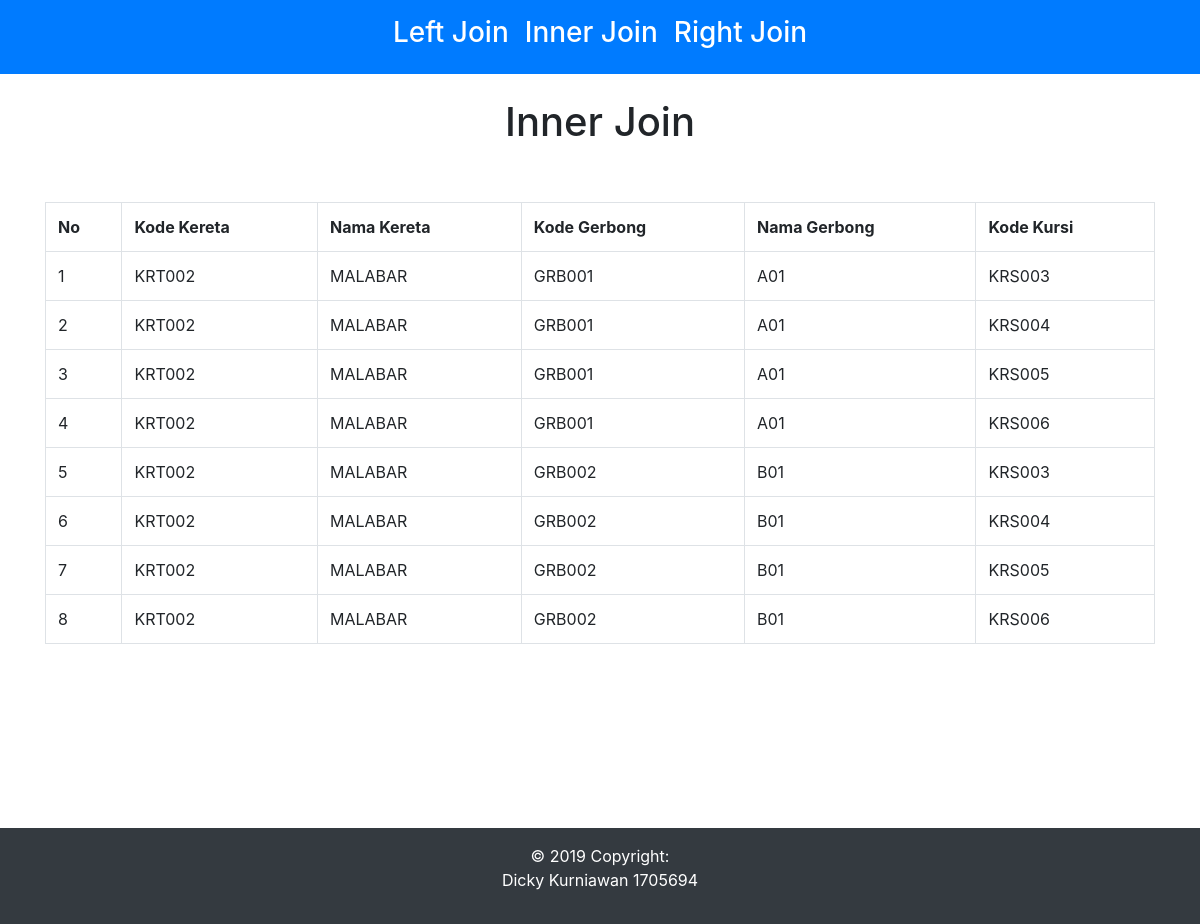
The page / on the database its author committed.
### tables this page shows
CREATE TABLE `kursi`  (
  `id_kursi` int(11) NOT NULL AUTO_INCREMENT,
  `kd_kursi` varchar(10) NULL DEFAULT NULL,
  `kd_gerbong` varchar(10) NULL DEFAULT NULL,
  `kd_kereta` varchar(10) NULL DEFAULT NULL,
  PRIMARY KEY (`id_kursi`) USING BTREE,
  INDEX `fk_kgerbong`(`kd_gerbong`) USING BTREE,
  INDEX `fk_kkereta`(`kd_kereta`) USING BTREE,
  CONSTRAINT `fk_kgerbong` FOREIGN KEY (`kd_gerbong`) REFERENCES `gerbong` (`kd_gerbong`) ON DELETE CASCADE ON UPDATE CASCADE,
  CONSTRAINT `fk_kkereta` FOREIGN KEY (`kd_kereta`) REFERENCES `lokomotif` (`kd_kereta`) ON DELETE CASCADE ON UPDATE CASCADE
);

CREATE TABLE `lokomotif`  (
  `id_kereta` int(11) NOT NULL AUTO_INCREMENT,
  `kd_kereta` varchar(10) NULL DEFAULT NULL,
  `nama_kereta` varchar(50) NULL DEFAULT NULL,
  PRIMARY KEY (`id_kereta`) USING BTREE,
  INDEX `kd_kereta`(`kd_kereta`) USING BTREE
);

CREATE TABLE `gerbong`  (
  `id_gerbong` int(11) NOT NULL AUTO_INCREMENT,
  `kd_gerbong` varchar(10) NULL DEFAULT NULL,
  `kd_kereta` varchar(10) NULL DEFAULT NULL,
  `nama_gerbong` varchar(50) NULL DEFAULT NULL,
  PRIMARY KEY (`id_gerbong`) USING BTREE,
  INDEX `kd_gerbong`(`kd_gerbong`) USING BTREE,
  INDEX `fk_gerbong`(`kd_kereta`) USING BTREE,
  CONSTRAINT `fk_gerbong` FOREIGN KEY (`kd_kereta`) REFERENCES `lokomotif` (`kd_kereta`) ON DELETE CASCADE ON UPDATE CASCADE
);

### application/controllers/Controller.php (called while the page is built, shortened)
<?php
class Controller extends CI_Controller {
	function __construct()
	{
		$this->load->model('data');
	}
	public function index()
	{
		$data['lokomotif'] = $this->Data->inner_join()->result();
		$this->load->view('Home/Header');
		$this->load->view('Home/Index', $data);
		$this->load->view('Home/Footer');
	}
}

### index.php (called while the page is built, shortened)
<?php
require_once BASEPATH.'core/CodeIgniter.php';

### application/models/Data.php (called while the page is built, shortened)
<?php
class Data extends CI_Model{
function inner_join()
{
  $this->db->select("l.kd_kereta, l.nama_kereta, g.kd_gerbong, g.nama_gerbong,  k.kd_kursi");
  $this->db->from("lokomotif l");
  $this->db->join('gerbong g', 'g.kd_kereta = l.kd_kereta', 'inner');
  $this->db->join('kursi k', 'k.kd_kereta = l.kd_kereta', 'inner');
  $hasil = $this->db->get();
  return $hasil;
}
}

### application/views/Home/Index.php (the view)
<div class="container">
  <br>
  <center><h1>Inner Join</h1></center>
        <div class="row">
          <div class="col-12 mt-5">
            <table class="table table-bordered">
              <tr>
                  <th>No</th>
                  <th>Kode Kereta</th>
                  <th>Nama Kereta</th>
                  <th>Kode Gerbong</th>
                  <th>Nama Gerbong</th>
                  <th>Kode Kursi</th>
              </tr>
              <?php
              $no = 1;
              foreach($lokomotif as $m) {?>
              <tr>
                <td><?php echo $no++ ?></td>
                <td><?php echo $m->kd_kereta ?></td>
                <td><?php echo $m->nama_kereta ?></td>
                <td><?php echo $m->kd_gerbong ?></td>
                <td><?php echo $m->nama_gerbong ?></td>
                <td><?php echo $m->kd_kursi ?></td>
              </tr>
            <?php } ?>
            </table>
          </div>
        </div>
      </div>

### application/views/Home/Header.php (shortened to what this page needs)
<!doctype html>
<html lang="id">
  <head>
    <link rel="stylesheet" href="https://stackpath.bootstrapcdn.com/bootstrap/4.3.1/css/bootstrap.min.css">
  </head>
  <body>
    <nav class="navbar navbar-expand-lg navbar-dark bg-primary sticky-top">
      <div class="collapse navbar-collapse" id="navbarSupportedContent">
        <ul class="navbar-nav mx-auto">
          <li class="nav-item active">
            <a class="nav-link text-white" href="<?php echo base_url(). 'Controller/Left'; ?>">
                <h3>Left Join</h3>
            </a>
          </li>
          <li class="nav-item">
            <a class="nav-link text-white" href="<?php echo base_url(). 'Controller/Index'; ?>">
                <h3>Inner Join</h3>
            </a>
          </li>
          <li class="nav-item">
            <a class="nav-link text-white" href="<?php echo base_url(). 'Controller/Right'; ?>">
                <h3>Right Join</h3>
            </a>
          </li>
        </ul>
      </div>
    </nav>

### application/views/Home/Footer.php (shortened to what this page needs)
<footer class="page-footer font-small cyan darken-3">
    <div class="container bg-">
      <div class="row">
        <div class="col-md-12 py-5">
          <div class="mb-5 flex-center">
            <a class="fb-ic">
            </a>
            <a class="tw-ic">
            </a>
            <a class="gplus-ic">
            </a>
            <a class="li-ic">
            </a>
            <a class="ins-ic">
            </a>
          </div>
        </div>
      </div>
    </div>
    <div class="footer-copyright text-center py-3 bg-dark text-white">© 2019 Copyright:
      <p>Dicky Kurniawan
      1705694</p>
    </div>
  </footer>
 </body>
</html>

### rows shown on the page
kursi: lokomotif.kd_kereta "KRT002", lokomotif.nama_kereta "MALABAR", gerbong.kd_gerbong "GRB001", gerbong.nama_gerbong "A01", kd_kursi "KRS003", gerbong.kd_gerbong "GRB002", gerbong.nama_gerbong "B01"
kursi: lokomotif.kd_kereta "KRT002", lokomotif.nama_kereta "MALABAR", gerbong.kd_gerbong "GRB001", gerbong.nama_gerbong "A01", kd_kursi "KRS004", gerbong.kd_gerbong "GRB002", gerbong.nama_gerbong "B01"
kursi: lokomotif.kd_kereta "KRT002", lokomotif.nama_kereta "MALABAR", gerbong.kd_gerbong "GRB001", gerbong.nama_gerbong "A01", kd_kursi "KRS005", gerbong.kd_gerbong "GRB002", gerbong.nama_gerbong "B01"
kursi: lokomotif.kd_kereta "KRT002", lokomotif.nama_kereta "MALABAR", gerbong.kd_gerbong "GRB001", gerbong.nama_gerbong "A01", kd_kursi "KRS006", gerbong.kd_gerbong "GRB002", gerbong.nama_gerbong "B01"
